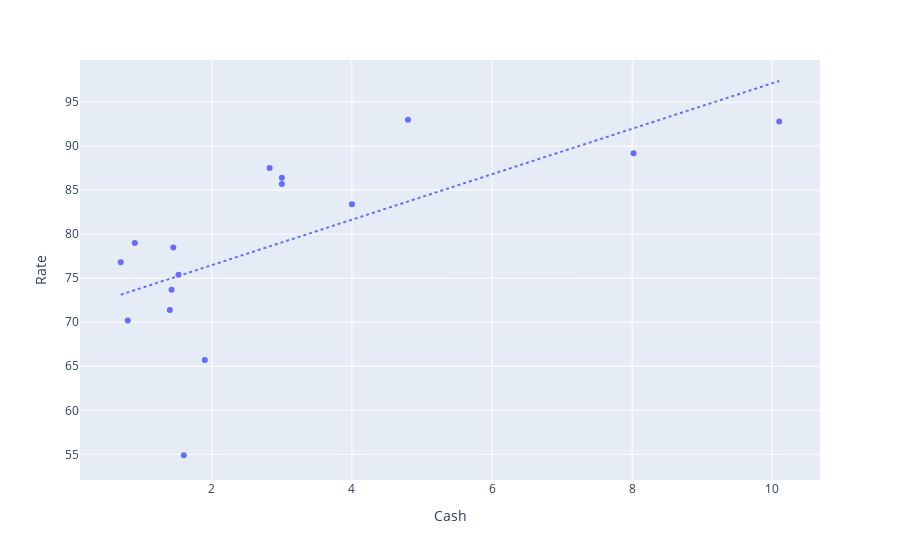

Notebook source saved alongside this figure:
### Code cell
display_plot('John_Elway')

### Figure 1 — Plotly figure (JSON) as saved in the notebook; plotly's stock layout.template omitted (floating-point values rounded to 4 significant figures)
{"data": [{"hovertemplate": "Cash=%{x}<br>Rate=%{y}<extra></extra>", "legendgroup": "", "marker": {"color": "#636efa", "symbol": "circle"}, "mode": "markers", "name": "", "orientation": "v", "showlegend": false, "type": "scatter", "x": [1.6, 0.7, 0.8, 0.9, 4, 1.4, 1.425, 1.45, 1.525, 1.9, 10.1, 3, 3, 8.02, 2.825, 4.8], "xaxis": "x", "y": [54.9, 76.8, 70.2, 79, 83.4, 71.4, 73.7, 78.5, 75.4, 65.7, 92.8, 85.7, 86.4, 89.2, 87.5, 93], "yaxis": "y"}, {"hovertemplate": "<b>OLS trendline</b><br>Rate = 2.58106 * Cash + 71.3214<br>R<sup>2</sup>=0.440586<br><br>Cash=%{x}<br>Rate=%{y} <b>(trend)</b><extra></extra>", "legendgroup": "", "line": {"dash": "dot", "width": 2}, "marker": {"color": "#636efa", "symbol": "circle"}, "mode": "lines", "name": "", "showlegend": false, "type": "scatter", "x": [0.7, 0.8, 0.9, 1.4, 1.425, 1.45, 1.525, 1.6, 1.9, 2.825, 3, 3, 4, 4.8, 8.02, 10.1], "xaxis": "x", "y": [73.13, 73.39, 73.64, 74.93, 75.0, 75.06, 75.26, 75.45, 76.23, 78.61, 79.06, 79.06, 81.65, 83.71, 92.02, 97.39], "yaxis": "y"}], "layout": {"legend": {"tracegroupgap": 0}, "margin": {"t": 60}, "xaxis": {"anchor": "y", "domain": [0, 1], "title": {"text": "Cash"}}, "yaxis": {"anchor": "x", "domain": [0, 1], "title": {"text": "Rate"}}}}
